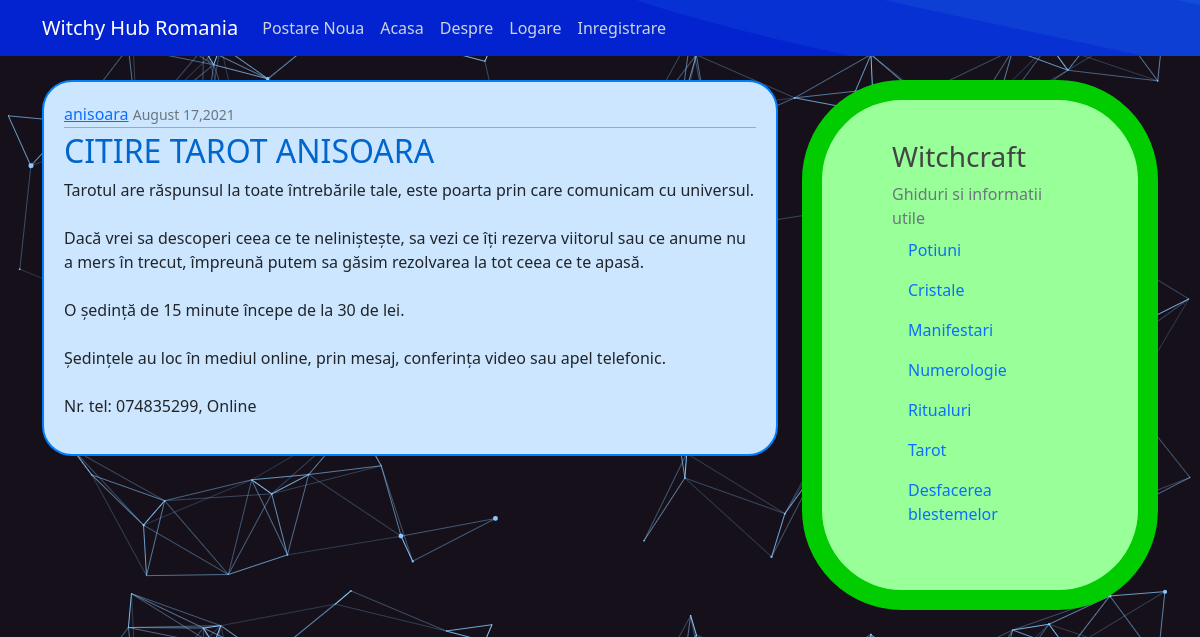
Screenshot of /post/15/ with the database file from the repository.
### tweet_app/models.py (models this page shows, shortened)
class Post(models.Model):
	title= models.CharField(max_length=100)
	content=models.TextField()
	date_posted = models.DateTimeField(default=timezone.now)
	author = models.ForeignKey(User, on_delete=models.CASCADE)	#foreign key pt ca sa fie doar un singur autor utilizator ce poate avea mai multe postari

### tweet_app/views.py (the view)
# urls.py: path('post/<int:pk>/', PostDetailView.as_view(), name='post-detail'),  #<pk> este primary key a postarii. de exemplu,postarea 1, 2, 3.... Ne trebuie ca sa identificam postarea
class PostDetailView(DetailView):
    model = Post

### tweet_app/templates/tweet_app/post_detail.html (shortened to what this page needs)
{% extends "tweet_app/base.html" %}
{% block content %}
    <article class="media content-section">
        <div class="media-body">
		    <div class="article-metadata">
		        <a class="mr-2" href="#">{{ object.author }}</a>
		      	<small class="text-muted">{{ object.date_posted|date:"F d,Y" }}</small>
		    </div>
		    <h2 class="article-title">{{ object.title }}</h2>
		    <p class="article-content">{{ object.content }}</p>
        </div>
    </article>
{% endblock content %}

### tweet_app/static/tweet_app/main.css (style rules this page uses)
body { background-image: url("cool-background.png"); background-color: #cccccc; margin-top: 5rem; }
h1, h2, h4, h5, h6 { color:#009933; }
.content-section { background:#cce6ff ; padding: 20px 20px; border: 2px solid #0080ff; border-radius: 30px; margin-bottom: 10px; }
.article-title { color: #0066cc; }
.article-content { white-space: pre-line; }
.article-metadata { padding-bottom: 1px; margin-bottom: 4px; border-bottom: 1px solid #80aaff }

### rows the page displays
Post: author "anisoara", date_posted "August 17,2021", title "CITIRE TAROT ANISOARA", content "Tarotul are răspunsul la toate întrebările tale, este poarta prin care comunicam cu universul. Dacă vrei sa descoperi ceea ce te neliniștește, sa vezi ce îți rezerva viitorul sau ce anume nu a mers în trecut, împreună putem sa găsim rezolvarea la tot ceea ce te apasă. O ședință de 15 minute începe de la 30 de lei. Ședințele au loc în mediul online, prin mesaj, conferința video sau apel telefonic. Nr. tel: 074835299, Online"
